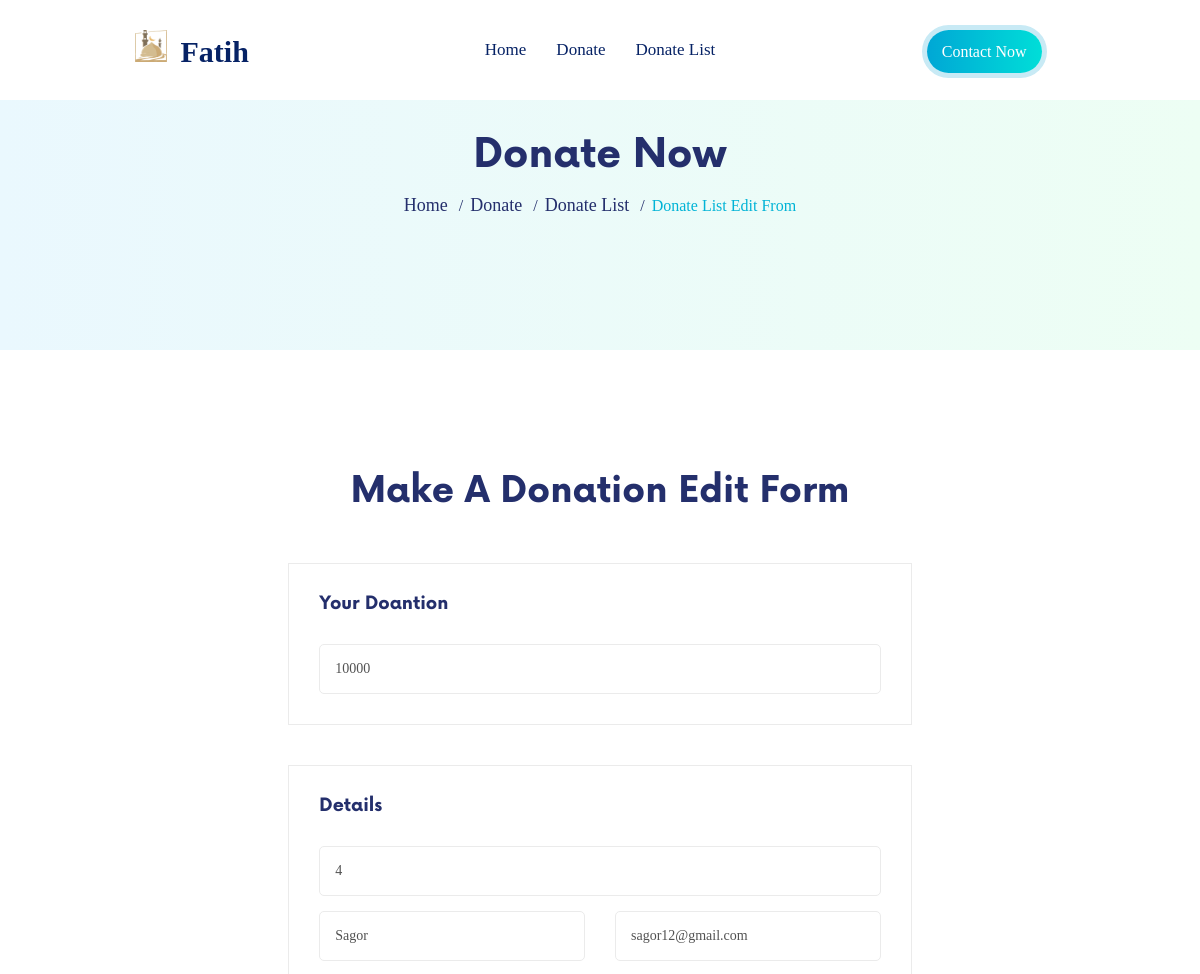
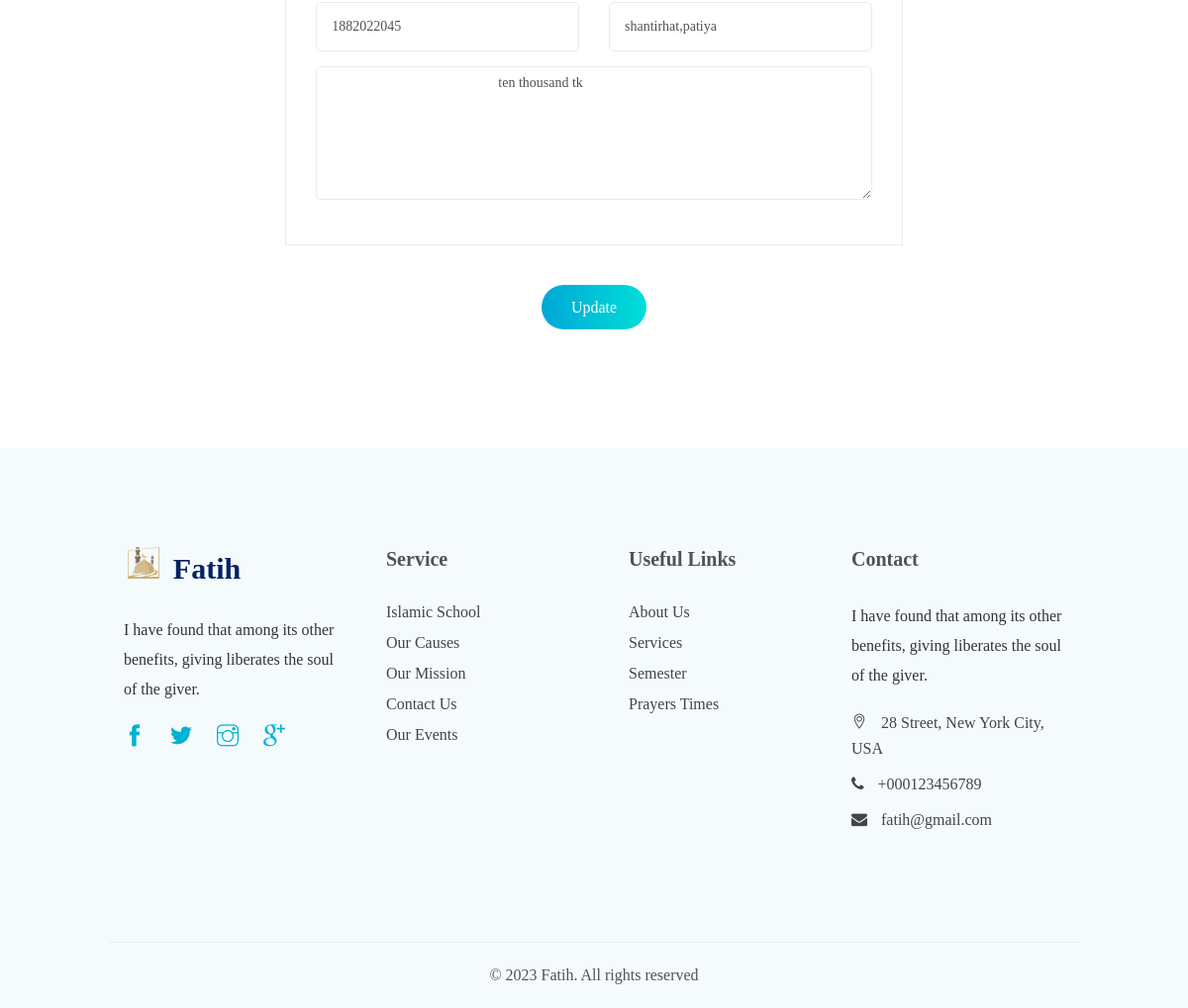
The app's page /edit.php?id=4 with its own data (2 pictures, top to bottom).
### tables this page shows
CREATE TABLE `donatelist` (
  `id` int(255) NOT NULL,
  `fullName` text NOT NULL,
  `email` text NOT NULL,
  `moblieNumber` int(255) NOT NULL,
  `address` text NOT NULL,
  `message` text NOT NULL,
  `amount` int(255) NOT NULL
);

### edit.php (the view, shortened to what this page needs)
<?php
    $server_name = "localhost";
    $user_name = "root";
    $password = "";
    $database_name = "donate_db";
    $connection = mysqli_connect($server_name,$user_name,$password,$database_name);
    if($_GET['id']) {
        $getid = $_GET['id'];
        $sql_select = "SELECT * FROM donatelist WHERE id=$getid";
        $query = mysqli_query($connection, $sql_select);
        $data = mysqli_fetch_assoc($query);
        $id             = $data['id'];
        $amount        = $data['amount'];
        $fullName      = $data['fullName'];
        $email          = $data['email'];
        $moblieNumber = $data['moblieNumber'];
        $address       = $data['address'];
        $message       = $data['message'];
    }
?>
<!DOCTYPE html>
<html lang="en">
    <head>
        <link rel="stylesheet" href="assets/css/themify-icons.css">
        <link rel="stylesheet" href="assets/css/flaticon.css">
        <link rel="stylesheet" href="assets/css/font-awesome.min.css">
        <link rel="stylesheet" href="assets/css/style.css">
        <link rel="stylesheet" href="assets/css/responsive.css">
    </head>
    <body>
        <header class="menuFixed">
            <div class="navAreaMain">
                <div class="container">
                    <div class="row d-flex">
                        <div class="col-2">
                            <div class="logoArea">
                                <a href="index.php">
                                    <img src="assets/image/Logo.png" alt="Fatih" class="logoImg">
                                    <span class="fs-30 fw-bold text-deepSapphire">Fatih</span>
                                </a>
                            </div>
                        </div>
                        <div class="col-8">
                            <nav class="navArea">
                                <div class="navAreaMenu">
                                    <ul>
                                        <li><a href="index.php" class="text-deepSapphire">home</a></li>
                                        <li><a href="donate.php" class="text-deepSapphire">donate</a></li>
                                        <li><a href="donateList.php" class="text-deepSapphire">donate list</a></li>
                                    </ul>
                                </div>
                            </nav>
                        </div>
                        <div class="col-2">
                            <div class="navAreaBtn">
                                <a href="#contact" class="themeBtn text-white">contact now</a>
                            </div>
                        </div>
                    </div>
                </div>
            </div>
        </header>
        <div class="donateBreadCumbArea">
            <div class="container">
                <div class="row">
                    <div class="col-12 plr-15">
                        <div class="breadcumbWrap tAlign-center">
                            <h2 class="breadcumbWrapTittle fs-40 mb-10 text-Astronaut">donate now</h2>
                            <ul class="breadcumdNav">
                                <li class="breadcumbNavFirst text-Astronaut">
                                    <a href="index.php" class="text-Astronaut">Home</a>
                                </li>
                                <li class="breadcumbNavFirst text-Astronaut">
                                    <a href="donate.php" class="text-Astronaut">Donate</a>
                                </li>
                                <li class="breadcumbNavFirst text-Astronaut">
                                    <a href="donateList.php" class="text-Astronaut">Donate List</a>
                                </li>
                                <li>
                                    <span class="text-Cerulean">Donate List Edit From</span>
                                </li>
                            </ul>
                        </div>
                    </div>
                </div>
            </div>
        </div>
        <div class="donatePageArea ptb-120">
            <div class="container">
                <div class="row">
                    <div class="col-8 ml-16 plr-15">
                        <div class="donateHeader">
                            <h2 class="donateHeaderTittle text-Astronaut fs-36 fw-bold mb-50 tAlign-center">make a donation edit form </h2>
                        </div>
                        <div class="donationFromArea">
                            <form action="<?php echo $_SERVER['PHP_SELF'] ?>" method="POST">
                                <div class="donationAmount">
                                    <h2 class="donateAmountTittle fs-18 fw-semiBold text-Astronaut mb-30 lh-20">your doantion</h2>
                                    <input type="text" class="donationAmountInput" name="amount" id="text" placeholder="Enter Donation Amount" value="<?php echo  $amount ?>">
                                </div>
                                <div class="donationDetails">
                                    <h2 class="donationDetailsTittle fs-18 fw-semiBold text-Astronaut mb-30 lh-20">details</h2>
                                    <div class="row d-flex f-wrap">
                                        <div class="col-12 mb-15 plr-15">
                                            <input type="text" name="id" value="<?php echo $id ?>" class="donationDetailsInput">
                                        </div>
                                        <div class="col-6 mb-15 plr-15">
                                            <input type="text" class="donationDetailsInput" name="fullName" id="fullName" placeholder="Full Name" value="<?php echo $fullName ?>">
                                        </div>
                                        <div class="col-6 mb-15 plr-15">
                                            <input type="email" class="donationDetailsInput" name="email" id="email" placeholder="Enter your email" value="<?php echo $email ?>">
                                        </div>
                                        <div class="col-6 mb-15 plr-15">
                                            <input type="text" class="donationDetailsInput" name="moblieNumber" id="moblieNumber" placeholder="Enter valid Moblie Number" value="<?php echo $moblieNumber ?>">
                                        </div>
                                        <div class="col-6 mb-15 plr-15">
                                            <input type="text" class="donationDetailsInput" name="address" id="address" placeholder="Enter Your Address" value="<?php echo $address ?>">
                                        </div>
                                        <div class="col-12 mb-15 plr-15">
                                            <textarea name="message" id="message" cols="30" rows="10" class="donationDetailsInput h-135" placeholder="Message">
                                                <?php echo $message ?>
                                            </textarea>
                                        </div>
                                    </div>
                                </div>
                                <div class="submitArea tAlign-center">
                                    <button type="submit" class="themeBtn submitBtn text-white" name="update">update</button>
                                </div>
                            </form>
                        </div>
                    </div>
                </div>
            </div>
        </div>
        <section class="footerArea bg-polar" id="contact">
            <div class="topFooter">
                <div class="container">
                    <div class="row d-flex">
                        <div class="col-3 plr-15">
                            <div class="widget">
                                <div class="logoArea mb-30">
                                    <a href="index.php">
                                        <img src="assets/image/Logo.png" alt="Fatih" class="logoImg">
                                        <span class="fs-30 fw-bold text-deepSapphire">Fatih</span>
                                    </a>
                                </div>
                                <p class="lh-30 mb-10 text-MineShaft">I have found that among its other benefits, giving liberates the soul of the giver.</p>
                                <ul class="pt-10 of-hidden">
                                    <li>
                                        <a href="#" class="text-Cerulean">
                                            <i class="ti-facebook"></i>
                                        </a>
                                    </li>
                                    <li>
                                        <a href="#" class="text-Cerulean">
                                            <i class="ti-twitter-alt"></i>
                                        </a>
                                    </li>
                                    <li>
                                        <a href="#" class="text-Cerulean">
                                            <i class="ti-instagram"></i>
                                        </a>
                                    </li>
                                    <li>
                                        <a href="#" class="text-Cerulean">
                                            <i class="ti-google"></i>
                                        </a>
                                    </li>
                                </ul>
                            </div>
                        </div>
                        <div class="col-3 plr-15">
                            <div class="linkWidget pl-20 of-hidden">
                                <div class="widgetTittle mb-30">
                                    <h3>Service</h3>
                                </div>
                                <ul>
                                    <li>
                                        <a href="#service">
                                            islamic school
                                        </a>
                                    </li>
                                    <li>
                                        <a href="#service">
                                            our causes
                                        </a>
                                    </li>
                                    <li>
                                        <a href="#">
                                            our mission
                                        </a>
                                    </li>
                                    <li>
                                        <a href="contact.html">
                                            contact us
                                        </a>
                                    </li>
                                    <li>
                                        <a href="#event">
                                            our events
                                        </a>
                                    </li>
                                </ul>
                            </div>
                        </div>
                        <div class="col-2 plr-15">
                            <div class="linkWidget pl-20 of-hidden">
                                <div class="widgetTittle mb-30">
                                    <h3>Useful Links</h3>
                                </div>
                                <ul>
                                    <li>
                                        <a href="#about">
                                            about us
                                        </a>
                                    </li>
                                    <li>
                                        <a href="#service">
                                            services
                                        </a>
                                    </li>
                                    <li>
                                        <a href="#">
                                            semester
                                        </a>
                                    </li>
                                    <li>
                                        <a href="#timer">
                                            Prayers Times
                                        </a>
                                    </li>
                                </ul>
                            </div>
                        </div>
                        <div class="col-3 plr-15 ml-8">
                            <div class="contactWidget">
                                <div class="widgetTittle mb-30">
                                    <h3>Contact</h3>
                                </div>
                                <p class="lh-30 mb-10 text-MineShaft">I have found that among its other benefits, giving liberates the soul of the giver.</p>
                                <div class="contact-ft mt-20">
                                    <ul>
                                        <li>
                                            <i class="fi ti-location-pin"></i>
                                            28 Street, New York City, USA
                                        </li>
                                        <li>
                                            <i class="fa fa-phone"></i>
                                            +000123456789
                                        </li>
                                        <li>
                                            <i class="fa fa-envelope"></i>
                                            fatih@gmail.com
                                        </li>
                                    </ul>
                                </div>
                            </div>
                        </div>
                    </div>
                </div>
            </div>
            <div class="buttomFooter tAlign-center">
                <div class="container">
                    <div class="row p-20">
                        <div class="col-12 plr-15">
                            <p class="copyright">© 2023 Fatih. All rights reserved</p>
                        </div>
                    </div>
                </div>
            </div>
        </section>
    </body>
</html>

### assets/css/responsive.css (style rules this page uses)
@media only screen and (min-width: 992px) and (max-width: 1200px) { .container { width: 950px; } }
@media only screen and (min-width: 992px) and (max-width: 1200px) { .navAreaBtn { margin-right: 28px; } }
@media only screen and (min-width: 992px) and (max-width: 1200px) { .navAreaBtn .themeBtn { padding: 12px 15px; } }
@media only screen and (min-width: 992px) and (max-width: 1200px) { .widgetTittle h3 { font-size: 20px; } }

### records on screen
donatelist: amount "10000", id "4", fullName "Sagor", email "sagor12@gmail.com", moblieNumber "1882022045", address "shantirhat,patiya", message "ten thousand tk"
